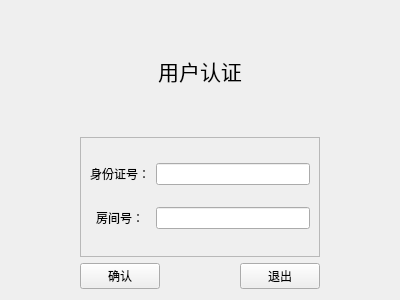
<?xml version="1.0" encoding="UTF-8"?>
<ui version="4.0">
 <class>UserLoginWidget</class>
 <widget class="QWidget" name="UserLoginWidget">
  <property name="geometry">
   <rect>
    <x>0</x>
    <y>0</y>
    <width>400</width>
    <height>300</height>
   </rect>
  </property>
  <property name="windowTitle">
   <string>Form</string>
  </property>
  <layout class="QGridLayout" name="gridLayout_2">
   <item row="1" column="0">
    <spacer name="horizontalSpacer_6">
     <property name="orientation">
      <enum>Qt::Horizontal</enum>
     </property>
     <property name="sizeType">
      <enum>QSizePolicy::Expanding</enum>
     </property>
     <property name="sizeHint" stdset="0">
      <size>
       <width>60</width>
       <height>20</height>
      </size>
     </property>
    </spacer>
   </item>
   <item row="1" column="1" colspan="3">
    <widget class="QFrame" name="frame">
     <property name="frameShape">
      <enum>QFrame::StyledPanel</enum>
     </property>
     <property name="frameShadow">
      <enum>QFrame::Raised</enum>
     </property>
     <layout class="QGridLayout" name="gridLayout">
      <item row="0" column="0">
       <widget class="QLabel" name="label_2">
        <property name="font">
         <font>
          <family>微软雅黑</family>
         </font>
        </property>
        <property name="text">
         <string>身份证号：</string>
        </property>
        <property name="alignment">
         <set>Qt::AlignCenter</set>
        </property>
       </widget>
      </item>
      <item row="0" column="1">
       <widget class="QLineEdit" name="_id_input"/>
      </item>
      <item row="1" column="0">
       <widget class="QLabel" name="label_3">
        <property name="font">
         <font>
          <family>微软雅黑</family>
         </font>
        </property>
        <property name="text">
         <string>房间号：</string>
        </property>
        <property name="alignment">
         <set>Qt::AlignCenter</set>
        </property>
       </widget>
      </item>
      <item row="1" column="1">
       <widget class="QLineEdit" name="_room_id_input"/>
      </item>
     </layout>
    </widget>
   </item>
   <item row="1" column="4">
    <spacer name="horizontalSpacer_7">
     <property name="orientation">
      <enum>Qt::Horizontal</enum>
     </property>
     <property name="sizeType">
      <enum>QSizePolicy::Expanding</enum>
     </property>
     <property name="sizeHint" stdset="0">
      <size>
       <width>60</width>
       <height>20</height>
      </size>
     </property>
    </spacer>
   </item>
   <item row="2" column="0">
    <spacer name="horizontalSpacer_5">
     <property name="orientation">
      <enum>Qt::Horizontal</enum>
     </property>
     <property name="sizeType">
      <enum>QSizePolicy::Expanding</enum>
     </property>
     <property name="sizeHint" stdset="0">
      <size>
       <width>60</width>
       <height>20</height>
      </size>
     </property>
    </spacer>
   </item>
   <item row="2" column="1">
    <widget class="QPushButton" name="confirmbutton">
     <property name="font">
      <font>
       <family>微软雅黑</family>
      </font>
     </property>
     <property name="text">
      <string>确认</string>
     </property>
    </widget>
   </item>
   <item row="2" column="2">
    <spacer name="horizontalSpacer_3">
     <property name="orientation">
      <enum>Qt::Horizontal</enum>
     </property>
     <property name="sizeHint" stdset="0">
      <size>
       <width>35</width>
       <height>20</height>
      </size>
     </property>
    </spacer>
   </item>
   <item row="2" column="3">
    <widget class="QPushButton" name="quitbutton">
     <property name="font">
      <font>
       <family>微软雅黑</family>
      </font>
     </property>
     <property name="text">
      <string>退出</string>
     </property>
    </widget>
   </item>
   <item row="2" column="4">
    <spacer name="horizontalSpacer_4">
     <property name="orientation">
      <enum>Qt::Horizontal</enum>
     </property>
     <property name="sizeType">
      <enum>QSizePolicy::Expanding</enum>
     </property>
     <property name="sizeHint" stdset="0">
      <size>
       <width>60</width>
       <height>20</height>
      </size>
     </property>
    </spacer>
   </item>
   <item row="0" column="0">
    <spacer name="horizontalSpacer">
     <property name="orientation">
      <enum>Qt::Horizontal</enum>
     </property>
     <property name="sizeHint" stdset="0">
      <size>
       <width>60</width>
       <height>115</height>
      </size>
     </property>
    </spacer>
   </item>
   <item row="0" column="4">
    <spacer name="horizontalSpacer_2">
     <property name="orientation">
      <enum>Qt::Horizontal</enum>
     </property>
     <property name="sizeType">
      <enum>QSizePolicy::Expanding</enum>
     </property>
     <property name="sizeHint" stdset="0">
      <size>
       <width>60</width>
       <height>115</height>
      </size>
     </property>
    </spacer>
   </item>
   <item row="0" column="1" colspan="3">
    <widget class="QLabel" name="label">
     <property name="font">
      <font>
       <family>微软雅黑</family>
       <pointsize>16</pointsize>
       <weight>50</weight>
       <bold>false</bold>
      </font>
     </property>
     <property name="text">
      <string>用户认证</string>
     </property>
     <property name="alignment">
      <set>Qt::AlignCenter</set>
     </property>
    </widget>
   </item>
  </layout>
 </widget>
 <resources/>
 <connections/>
</ui>
